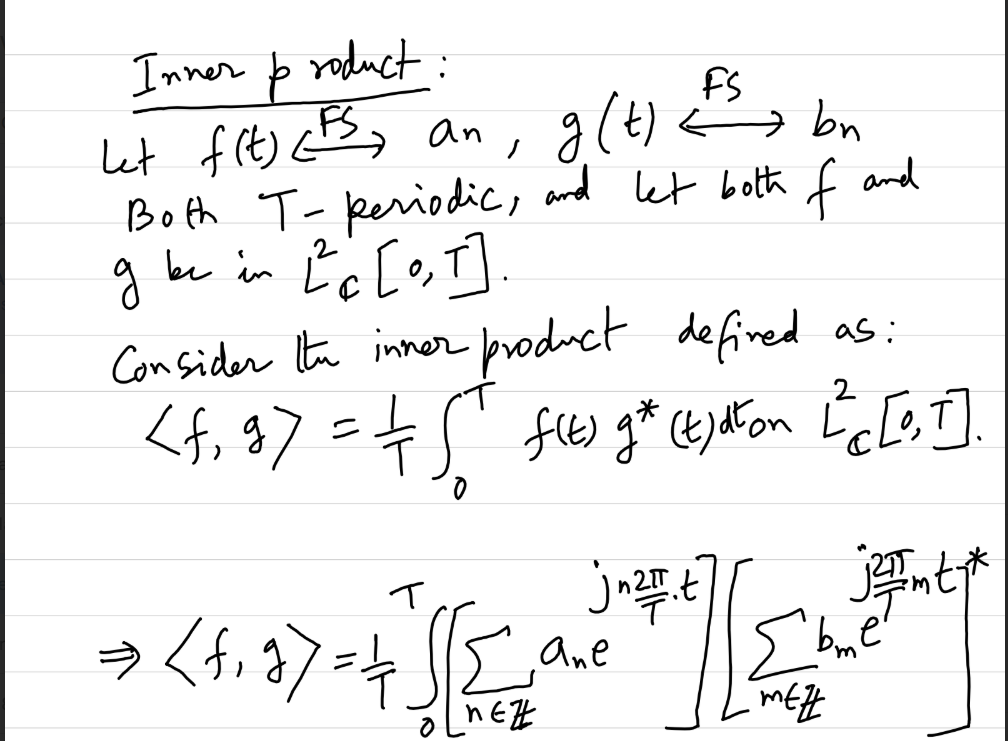
#> input picture Record-Writer_non_git/image.png, 1008 x 741 px
$ python draw_boxes.py
#> lines starting #> are read from the running program, lines starting #| are printed output that depends on the picture; after the words box and inside, x2 and y2 are one past the last pixel; in counts of white or black regions, pixels touching at a corner belong together
import os
import json
import cv2

def render_bounding_boxes():
    image_path = "image.png"
    json_path = "results.json"
    output_path = "opencv_output.png"

    # 1. Validation checks
    if not os.path.exists(json_path):
        print(f"[-] Error: Missing telemetry file '{json_path}'. Run your OCR script first!")
        return
    if not os.path.exists(image_path):
        print(f"[-] Error: Original source asset '{image_path}' not found.")
        return

    # 2. Read the structured JSON tracking data
    print(f"[*] Parsing data records from {json_path}...")
    with open(json_path, "r", encoding="utf-8") as f:
#> (reads Record-Writer_non_git/results.json from the repository)
        ocr_data = json.load(f)

    # 3. Load the source canvas with OpenCV
    print(f"[*] Processing image matrix via OpenCV...")
    img = cv2.imread(image_path)
#> img is the input picture: shape (741, 1008, 3); mean B, G, R 240.8, 240.8, 240.7

    # 4. Iterative canvas drawing operations
    for record in ocr_data:
        idx = record["block_index"]
        text = record["text"]
        # Surya coordinates are floats: [x_min, y_min, x_max, y_max]
        bbox = record["bbox"]

        # OpenCV drawing vectors require integer pixel coordinates
        x1, y1, x2, y2 = [int(coord) for coord in bbox]

        # Draw the physical bounding box boundary
        # cv2.rectangle syntax: (image, top-left-pt, bottom-right-pt, color_BGR, thickness)
        cv2.rectangle(img, (x1, y1), (x2, y2), (0, 0, 255), 2)

        # Draw a small text tag indicating the block index sequence number above the box
        label = f"#{idx}"
        # Adjust label placement so it doesn't clip past the upper borders
        text_y = max(y1 - 5, 15)
        cv2.putText(img, label, (x1, text_y), cv2.FONT_HERSHEY_SIMPLEX, 0.4, (0, 255, 0), 1)
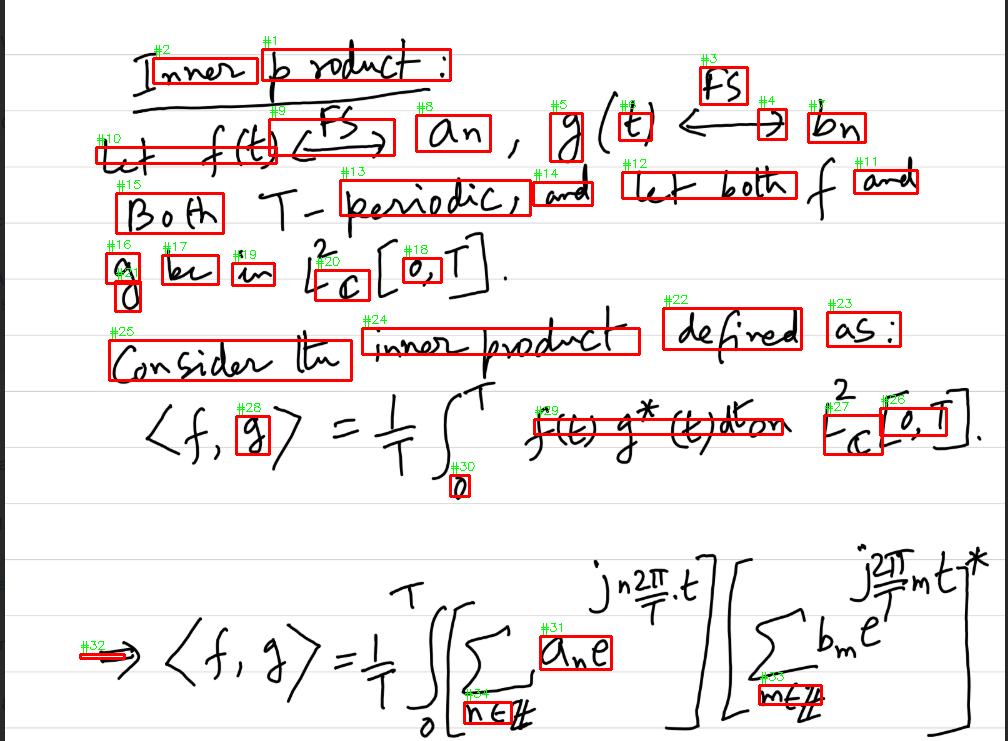
#> img: shape (741, 1008, 3); 3.55% of pixels changed, all inside (x1, y1, x2, y2) = (79, 36, 948, 725)

    # 5. Output the finished graphic matrix
    print(f"[*] Exporting rendered spatial alignment map to: {output_path}")
    cv2.imwrite(output_path, img)

    print("\n[+] Render engine execution sequence complete. Open 'opencv_output.png' to check alignment.")

if __name__ == "__main__":
    render_bounding_boxes()
